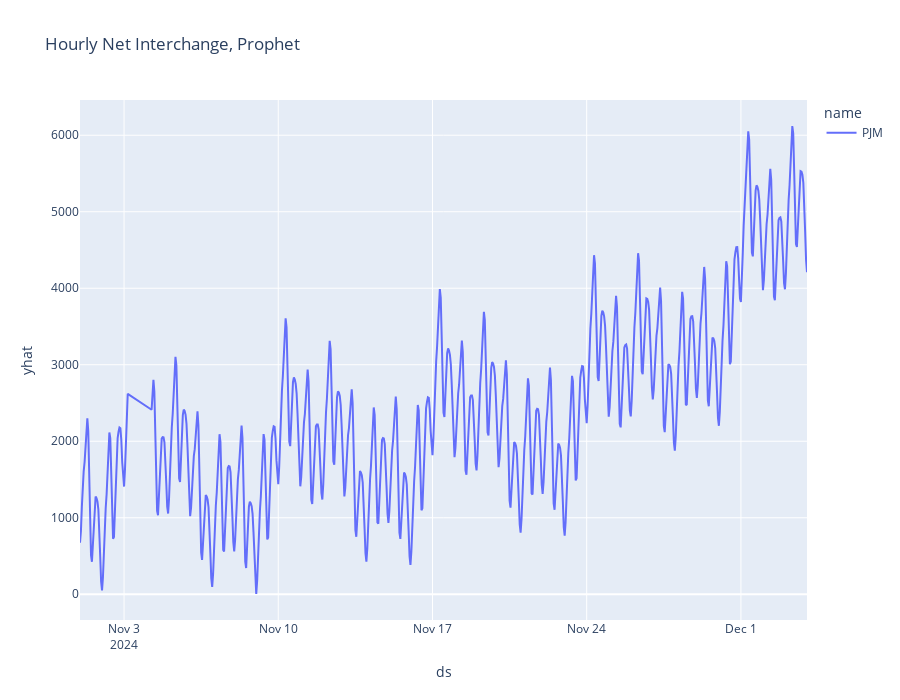

Notebook cell for this chart:
### Code cell
px.line(prophet_results, x='ds', y='yhat', color='name', height = 700, title='Hourly Net Interchange, Prophet')

### Figure 1 — Plotly figure (JSON) as saved in the notebook; plotly's stock layout.template omitted (floating-point values rounded to 4 significant figures; data arrays with more than 128 entries replaced by an {"elided": "..."} marker saying what was removed)
{"data": [{"hovertemplate": "name=PJM<br>ds=%{x}<br>yhat=%{y}<extra></extra>", "legendgroup": "PJM", "line": {"color": "#636efa", "dash": "solid"}, "marker": {"symbol": "circle"}, "mode": "lines", "name": "PJM", "orientation": "v", "showlegend": true, "type": "scatter", "x": {"elided": "768 str values"}, "xaxis": "x", "y": {"elided": "768 float values"}, "yaxis": "y"}], "layout": {"height": 700, "legend": {"title": {"text": "name"}, "tracegroupgap": 0}, "title": {"text": "Hourly Net Interchange, Prophet"}, "xaxis": {"anchor": "y", "domain": [0, 1], "title": {"text": "ds"}}, "yaxis": {"anchor": "x", "domain": [0, 1], "title": {"text": "yhat"}}}}
